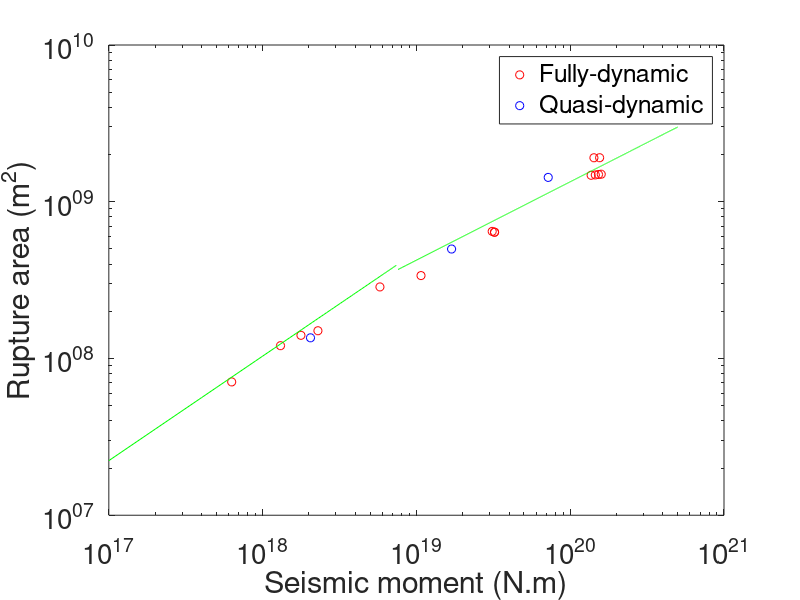

Write MATLAB code to recreate this figure.

%%% A regime
fig=figure,
MoAdyn = [1.4564e20 1.3679e+20 1.5911e+20 1.5269e20 1.5531e+20];
RupAreaAdyn = [1.483e9 1.4749e+09 1.4988e+09 1.4928e9 1.9093e+09];

MoAqyn = [7.195e19];
RupAreaAqyn = [1.43e9];

loglog(MoAdyn,RupAreaAdyn,'or',MoAqyn,RupAreaAqyn,'ob')
hold on

%%% B regime (type II)
MoBdyn = [3.1102e19 3.22e19 2.2888e18  1.7748e18  3.2223e19];
RupAreaBdyn = [6.47e8 6.39343750e8 1.503125e8 140546875 639343750];

%3.5815e20 3.9451e20
%1.9354e9 1.9354e9
%3.593e20
%1.9354e9

MoBqyn = [1.693e19];
RupAreaBqyn = [4.993e8];

loglog(MoBdyn,RupAreaBdyn,'or',MoBqyn,RupAreaBqyn,'ob')
hold on

%%% C regime
MoCdyn = [1.0711e19 1.4262e20 1.3072e+18  6.2931e+17 5.7920e+18];
RupAreaCdyn = [3.38e8 1.9082e9 120703125 70890625 286125000] ; 

%2.6677e+17
%86578125
% 2.8799e+20
% 1.9354e+09
%3.0526e+20
%1.9354e+09

MoCqyn = [2.0475e18 ];
RupAreaCqyn = [1.355e8 ];

loglog(MoCdyn,RupAreaCdyn,'or',MoCqyn,RupAreaCqyn,'ob')
hold on

Moik=[1e17:1e17:5e20];

ik1=find(Moik<7.5e18);
Sik1=2.23*1e-15*(Moik(ik1)*1e7).^(2/3);
ik2=find(Moik>7.5e18);
Sik2=4.24*1e-11*(Moik(ik2)*1e7).^(1/2);

loglog(Moik(ik1),Sik1*1e6,'g',Moik(ik2),Sik2*1e6,'g')


%xlim([1e18 1e21])
%ylim([1e8 1e10])
legend('Fully-dynamic','Quasi-dynamic')
xlabel('Seismic moment (N.m)','FontSize',20)
ylabel('Rupture area (m^2)','FontSize',20)
set(gca,'FontSize',20)
figname=['Fig_Mo_irikura_Area'];
%figname=['fig_slip' timesnap];
print(fig,figname,'-djpeg')
